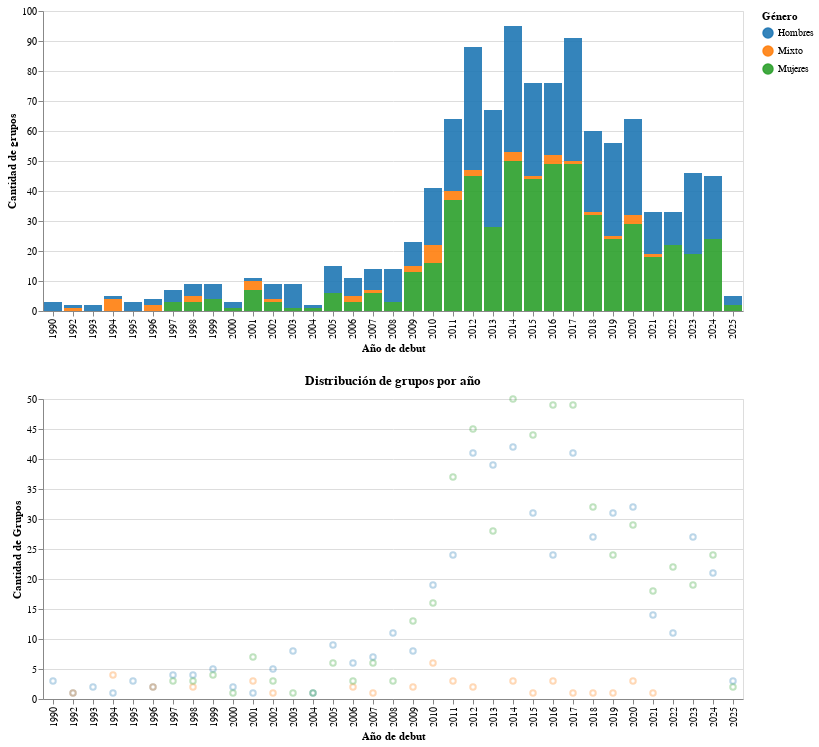

Notebook source saved alongside this figure:
### Code cell
import pandas as pd
import altair as alt

# Cargar la base de datos
GEN = pd.read_csv("/content/Grupos_KPOP.csv", delimiter=";")

# Filtrar los datos entre 1990 y 2025 según el año de debut
GEN = GEN[(GEN["AÑO_DEBUT"] >= 1990) & (GEN["AÑO_DEBUT"] <= 2025)]

# Agrupar y contar los grupos por año de debut y género
GEN_grouped = GEN.groupby(["AÑO_DEBUT", "GENERO"]).size().reset_index(name="Cantidad")

# Crear la selección de intervalo (Brush)
brush = alt.selection_interval(encodings=["x"])

# Crear la selección del mouse (Hover)
highlight = alt.selection_single(on="mouseover", fields=["AÑO_DEBUT"], empty="none")

# Opacidad basada en la selección del brush
opacity_brush = alt.condition(brush, alt.value(0.9), alt.value(0.1))

# Opacidad basada en la selección de hover
opacity_highlight = alt.condition(highlight, alt.value(1), alt.value(0.3))

# 𝗛𝗶𝘀𝘁𝗼𝗴𝗿𝗮𝗺𝗮 con interactividad dual
overview = alt.Chart(GEN_grouped).mark_bar().encode(
    alt.X("AÑO_DEBUT:O", axis=alt.Axis(title="Año de debut")),
    alt.Y("Cantidad:Q", title="Cantidad de grupos"),
    alt.Color("GENERO:N", scale=alt.Scale(scheme="category10"), legend=alt.Legend(title="Género")),
    opacity=opacity_brush,  # Opacidad basada en el brush
    tooltip=["AÑO_DEBUT", "Cantidad", "GENERO"]  # Muestra información detallada al pasar el cursor
).add_selection(brush).add_selection(highlight)  # Agregar ambas selecciones

# 𝗗𝗲𝘁𝗮𝗹𝗹𝗲 de puntos con resaltado dinámico
detail = alt.Chart(GEN_grouped).mark_point().encode(
    alt.X("AÑO_DEBUT:O", axis=alt.Axis(title="Año de debut")),
    alt.Y("Cantidad:Q", axis=alt.Axis(title="Cantidad de Grupos")),
    alt.Color("GENERO:N", scale=alt.Scale(scheme="category10"), legend=alt.Legend(title="Género")),
    opacity=opacity_highlight  # Opacidad basada en el hover
) .properties(title="Distribución de grupos por año")

# Concatenar gráficos
graf = overview & detail
graf

### Figure 1 — Vega-Lite specification as saved in the notebook (floating-point values rounded to 4 significant figures)
{"config": {"view": {"continuousWidth": 300, "continuousHeight": 300}}, "vconcat": [{"mark": {"type": "bar"}, "encoding": {"color": {"field": "GENERO", "legend": {"title": "Género"}, "scale": {"scheme": "category10"}, "type": "nominal"}, "opacity": {"condition": {"param": "param_2", "value": 0.9}, "value": 0.1}, "tooltip": [{"field": "AÑO_DEBUT", "type": "quantitative"}, {"field": "Cantidad", "type": "quantitative"}, {"field": "GENERO", "type": "nominal"}], "x": {"axis": {"title": "Año de debut"}, "field": "AÑO_DEBUT", "type": "ordinal"}, "y": {"field": "Cantidad", "title": "Cantidad de grupos", "type": "quantitative"}}, "name": "view_2"}, {"mark": {"type": "point"}, "encoding": {"color": {"field": "GENERO", "legend": {"title": "Género"}, "scale": {"scheme": "category10"}, "type": "nominal"}, "opacity": {"condition": {"param": "param_3", "value": 1, "empty": false}, "value": 0.3}, "x": {"axis": {"title": "Año de debut"}, "field": "AÑO_DEBUT", "type": "ordinal"}, "y": {"axis": {"title": "Cantidad de Grupos"}, "field": "Cantidad", "type": "quantitative"}}, "title": "Distribución de grupos por año"}], "data": {"name": "data-28f491103aa9db9df66a80c5b697cc4e"}, "params": [{"name": "param_2", "select": {"type": "interval", "encodings": ["x"]}, "views": ["view_2"]}, {"name": "param_3", "select": {"type": "point", "fields": ["AÑO_DEBUT"], "on": "mouseover"}, "views": ["view_2"]}], "$schema": "https://vega.github.io/schema/vega-lite/v5.20.1.json", "datasets": {"data-28f491103aa9db9df66a80c5b697cc4e": [{"AÑO_DEBUT": 1990, "GENERO": "Hombres", "Cantidad": 3}, {"AÑO_DEBUT": 1992, "GENERO": "Hombres", "Cantidad": 1}, {"AÑO_DEBUT": 1992, "GENERO": "Mixto", "Cantidad": 1}, {"AÑO_DEBUT": 1993, "GENERO": "Hombres", "Cantidad": 2}, {"AÑO_DEBUT": 1994, "GENERO": "Hombres", "Cantidad": 1}, {"AÑO_DEBUT": 1994, "GENERO": "Mixto", "Cantidad": 4}, {"AÑO_DEBUT": 1995, "GENERO": "Hombres", "Cantidad": 3}, {"AÑO_DEBUT": 1996, "GENERO": "Hombres", "Cantidad": 2}, {"AÑO_DEBUT": 1996, "GENERO": "Mixto", "Cantidad": 2}, {"AÑO_DEBUT": 1997, "GENERO": "Hombres", "Cantidad": 4}, {"AÑO_DEBUT": 1997, "GENERO": "Mujeres", "Cantidad": 3}, {"AÑO_DEBUT": 1998, "GENERO": "Hombres", "Cantidad": 4}, {"AÑO_DEBUT": 1998, "GENERO": "Mixto", "Cantidad": 2}, {"AÑO_DEBUT": 1998, "GENERO": "Mujeres", "Cantidad": 3}, {"AÑO_DEBUT": 1999, "GENERO": "Hombres", "Cantidad": 5}, {"AÑO_DEBUT": 1999, "GENERO": "Mujeres", "Cantidad": 4}, {"AÑO_DEBUT": 2000, "GENERO": "Hombres", "Cantidad": 2}, {"AÑO_DEBUT": 2000, "GENERO": "Mujeres", "Cantidad": 1}, {"AÑO_DEBUT": 2001, "GENERO": "Hombres", "Cantidad": 1}, {"AÑO_DEBUT": 2001, "GENERO": "Mixto", "Cantidad": 3}, {"AÑO_DEBUT": 2001, "GENERO": "Mujeres", "Cantidad": 7}, {"AÑO_DEBUT": 2002, "GENERO": "Hombres", "Cantidad": 5}, {"AÑO_DEBUT": 2002, "GENERO": "Mixto", "Cantidad": 1}, {"AÑO_DEBUT": 2002, "GENERO": "Mujeres", "Cantidad": 3}, {"AÑO_DEBUT": 2003, "GENERO": "Hombres", "Cantidad": 8}, {"AÑO_DEBUT": 2003, "GENERO": "Mujeres", "Cantidad": 1}, {"AÑO_DEBUT": 2004, "GENERO": "Hombres", "Cantidad": 1}, {"AÑO_DEBUT": 2004, "GENERO": "Mujeres", "Cantidad": 1}, {"AÑO_DEBUT": 2005, "GENERO": "Hombres", "Cantidad": 9}, {"AÑO_DEBUT": 2005, "GENERO": "Mujeres", "Cantidad": 6}, {"AÑO_DEBUT": 2006, "GENERO": "Hombres", "Cantidad": 6}, {"AÑO_DEBUT": 2006, "GENERO": "Mixto", "Cantidad": 2}, {"AÑO_DEBUT": 2006, "GENERO": "Mujeres", "Cantidad": 3}, {"AÑO_DEBUT": 2007, "GENERO": "Hombres", "Cantidad": 7}, {"AÑO_DEBUT": 2007, "GENERO": "Mixto", "Cantidad": 1}, {"AÑO_DEBUT": 2007, "GENERO": "Mujeres", "Cantidad": 6}, {"AÑO_DEBUT": 2008, "GENERO": "Hombres", "Cantidad": 11}, {"AÑO_DEBUT": 2008, "GENERO": "Mujeres", "Cantidad": 3}, {"AÑO_DEBUT": 2009, "GENERO": "Hombres", "Cantidad": 8}, {"AÑO_DEBUT": 2009, "GENERO": "Mixto", "Cantidad": 2}, {"AÑO_DEBUT": 2009, "GENERO": "Mujeres", "Cantidad": 13}, {"AÑO_DEBUT": 2010, "GENERO": "Hombres", "Cantidad": 19}, {"AÑO_DEBUT": 2010, "GENERO": "Mixto", "Cantidad": 6}, {"AÑO_DEBUT": 2010, "GENERO": "Mujeres", "Cantidad": 16}, {"AÑO_DEBUT": 2011, "GENERO": "Hombres", "Cantidad": 24}, {"AÑO_DEBUT": 2011, "GENERO": "Mixto", "Cantidad": 3}, {"AÑO_DEBUT": 2011, "GENERO": "Mujeres", "Cantidad": 37}, {"AÑO_DEBUT": 2012, "GENERO": "Hombres", "Cantidad": 41}, {"AÑO_DEBUT": 2012, "GENERO": "Mixto", "Cantidad": 2}, {"AÑO_DEBUT": 2012, "GENERO": "Mujeres", "Cantidad": 45}, {"AÑO_DEBUT": 2013, "GENERO": "Hombres", "Cantidad": 39}, {"AÑO_DEBUT": 2013, "GENERO": "Mujeres", "Cantidad": 28}, {"AÑO_DEBUT": 2014, "GENERO": "Hombres", "Cantidad": 42}, {"AÑO_DEBUT": 2014, "GENERO": "Mixto", "Cantidad": 3}, {"AÑO_DEBUT": 2014, "GENERO": "Mujeres", "Cantidad": 50}, {"AÑO_DEBUT": 2015, "GENERO": "Hombres", "Cantidad": 31}, {"AÑO_DEBUT": 2015, "GENERO": "Mixto", "Cantidad": 1}, {"AÑO_DEBUT": 2015, "GENERO": "Mujeres", "Cantidad": 44}, {"AÑO_DEBUT": 2016, "GENERO": "Hombres", "Cantidad": 24}, {"AÑO_DEBUT": 2016, "GENERO": "Mixto", "Cantidad": 3}, {"AÑO_DEBUT": 2016, "GENERO": "Mujeres", "Cantidad": 49}, {"AÑO_DEBUT": 2017, "GENERO": "Hombres", "Cantidad": 41}, {"AÑO_DEBUT": 2017, "GENERO": "Mixto", "Cantidad": 1}, {"AÑO_DEBUT": 2017, "GENERO": "Mujeres", "Cantidad": 49}, {"AÑO_DEBUT": 2018, "GENERO": "Hombres", "Cantidad": 27}, {"AÑO_DEBUT": 2018, "GENERO": "Mixto", "Cantidad": 1}, {"AÑO_DEBUT": 2018, "GENERO": "Mujeres", "Cantidad": 32}, {"AÑO_DEBUT": 2019, "GENERO": "Hombres", "Cantidad": 31}, {"AÑO_DEBUT": 2019, "GENERO": "Mixto", "Cantidad": 1}, {"AÑO_DEBUT": 2019, "GENERO": "Mujeres", "Cantidad": 24}, {"AÑO_DEBUT": 2020, "GENERO": "Hombres", "Cantidad": 32}, {"AÑO_DEBUT": 2020, "GENERO": "Mixto", "Cantidad": 3}, {"AÑO_DEBUT": 2020, "GENERO": "Mujeres", "Cantidad": 29}, {"AÑO_DEBUT": 2021, "GENERO": "Hombres", "Cantidad": 14}, {"AÑO_DEBUT": 2021, "GENERO": "Mixto", "Cantidad": 1}, {"AÑO_DEBUT": 2021, "GENERO": "Mujeres", "Cantidad": 18}, {"AÑO_DEBUT": 2022, "GENERO": "Hombres", "Cantidad": 11}, {"AÑO_DEBUT": 2022, "GENERO": "Mujeres", "Cantidad": 22}, {"AÑO_DEBUT": 2023, "GENERO": "Hombres", "Cantidad": 27}, {"AÑO_DEBUT": 2023, "GENERO": "Mujeres", "Cantidad": 19}, {"AÑO_DEBUT": 2024, "GENERO": "Hombres", "Cantidad": 21}, {"AÑO_DEBUT": 2024, "GENERO": "Mujeres", "Cantidad": 24}, {"AÑO_DEBUT": 2025, "GENERO": "Hombres", "Cantidad": 3}, {"AÑO_DEBUT": 2025, "GENERO": "Mujeres", "Cantidad": 2}]}}
